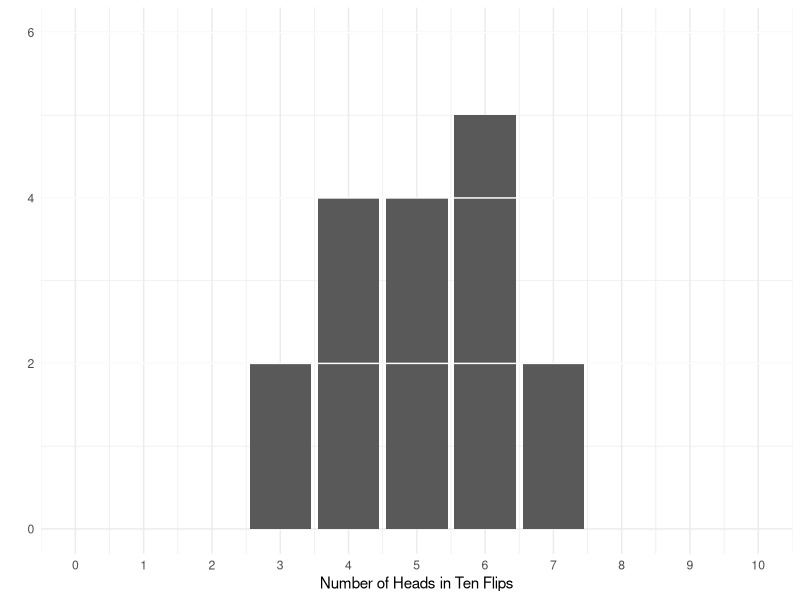
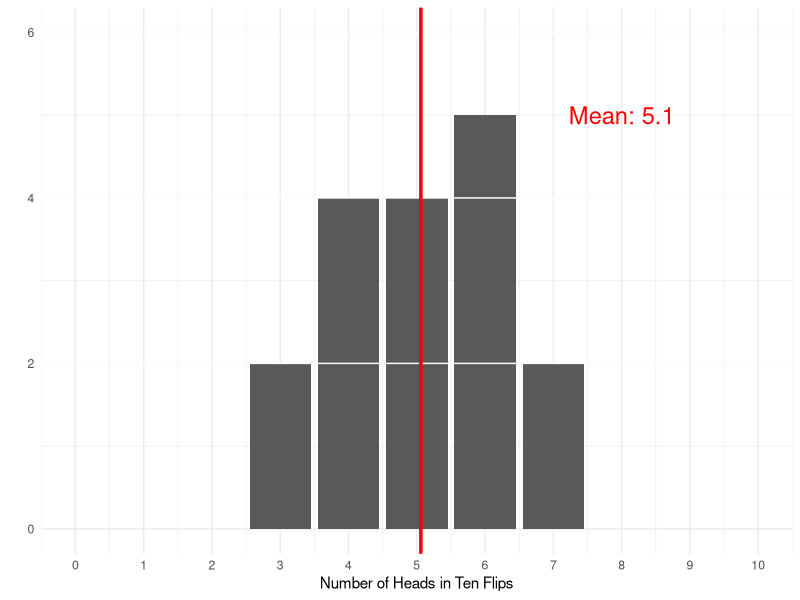

R code for these plots, in order: (Note: this script raises an error after producing the figures.)
## ---- chunk 1
library(tidyverse)
library(kableExtra)
library(readxl)
## ---- chunk 2
## Testing with fake data
# classsize <- 17
# d <- tibble(
#   heads = rbinom(n = classsize, size = 10, prob = .5)
#   #heads = c()
# )

## SP26 Results
#library(tidyverse)

d <- tibble(
 heads = c(5,3,7,7,4,4,5,4,6,6,6,4,6,6,5,5,3),
 tails = 0
)

classsize = nrow(d)

## Make bar plot
p1 <- ggplot(data = d, aes(x = heads)) +
  geom_bar() +
  labs(y = "", x = "Number of Heads in Ten Flips") +
  scale_x_continuous(breaks = 0:10, limits = c(0,10)) +
  geom_hline(yintercept = seq(2,6,2), color = "white") +
  theme_minimal()

p1

## SP25 Results
# d <- tibble(
#  heads = c(5,3,7,7,4,4,5,4,6,6,6,4,6,6,5,5,3),
#  tails = 0
# )

## SP23 Results
# d <- tibble(
#  heads = c(6, 6, 4, 2, 5, 4, 4, 7, 5, 6, 7, 8, 1, 7, 6, 6, 5, 2),
#  tails = 0
# )

# SP22 Results
# d <- tibble(
#  heads = c(6, 4, 4, 8, 7, 2, 2, 7, 4, 4, 6, 4, 6, 4, 9, 8, 5, 6, 5),
#  tails = 0
# )
## ---- chunk 3
## Make bar plot with mean
p1 +
  geom_vline(xintercept = mean(d$heads), color = "red", size = 1.2) +
  annotate("text", x = 8, y = 5, label = str_c("Mean: ", round(mean(d$heads), 1)), color = "red", size = 6)

## ---- chunk 4
knitr::include_graphics('Images/05-1-weather_forecast.png')
## ---- chunk 5
# Import the Data (Fake data SP23)
d <- read_csv("CLASS_DATA-County Fair Game (Spring 2025).csv") |>
  select(name = `Name?`,
         choice5 = `Flip a fair coin: Heads pays you $5, tails you get nothing\nWhat is the maximum amount of money you would pay to play this game?`,
         choice100 = `Flip a fair coin: Heads pays you $100, tails you get nothing\nWhat is the maximum amount of money you would pay to play this game?`)

# Outputs
# bars of choice 5
d |>
  ggplot(aes(x = choice5, y = reorder(name, choice5))) +
  geom_col() +
  labs(x = "Maximum amount you would pay", y = "",
       title = "Version 1: Heads Pays $5") +
  theme_bw() +
  scale_x_continuous(labels = scales::dollar_format())
## ---- chunk 6
# bars of choice 100
d |>
  ggplot(aes(x = choice100, y = reorder(name, choice100))) +
  geom_col() +
  labs(x = "Maximum amount you would pay", y = "",
       title = "Version 2: Heads Pays $100") +
  theme_bw() +
  scale_x_continuous(labels = scales::dollar_format())
## ---- chunk 7
d |>
  mutate(
    percent_win5 = choice5/5,
    percent_win100 = choice100/100
  ) |>
  ggplot(aes(x = percent_win5, y = percent_win100)) +
  geom_abline(slope = 1, intercept = 0, linewidth = .1) +
  geom_point() +
  ggrepel::geom_text_repel(aes(label = name)) +
  theme_bw() +
  scale_x_continuous(labels = scales::percent_format(), limits = c(0,1)) +
  scale_y_continuous(labels = scales::percent_format(), limits = c(0,1)) +
  labs(x = "Version 1 (% of $5)", y = "Version 2 (% of $100)",
       title = "What are you willing to pay to play these games?")
#title = "How much variation in our risk profiles?"
